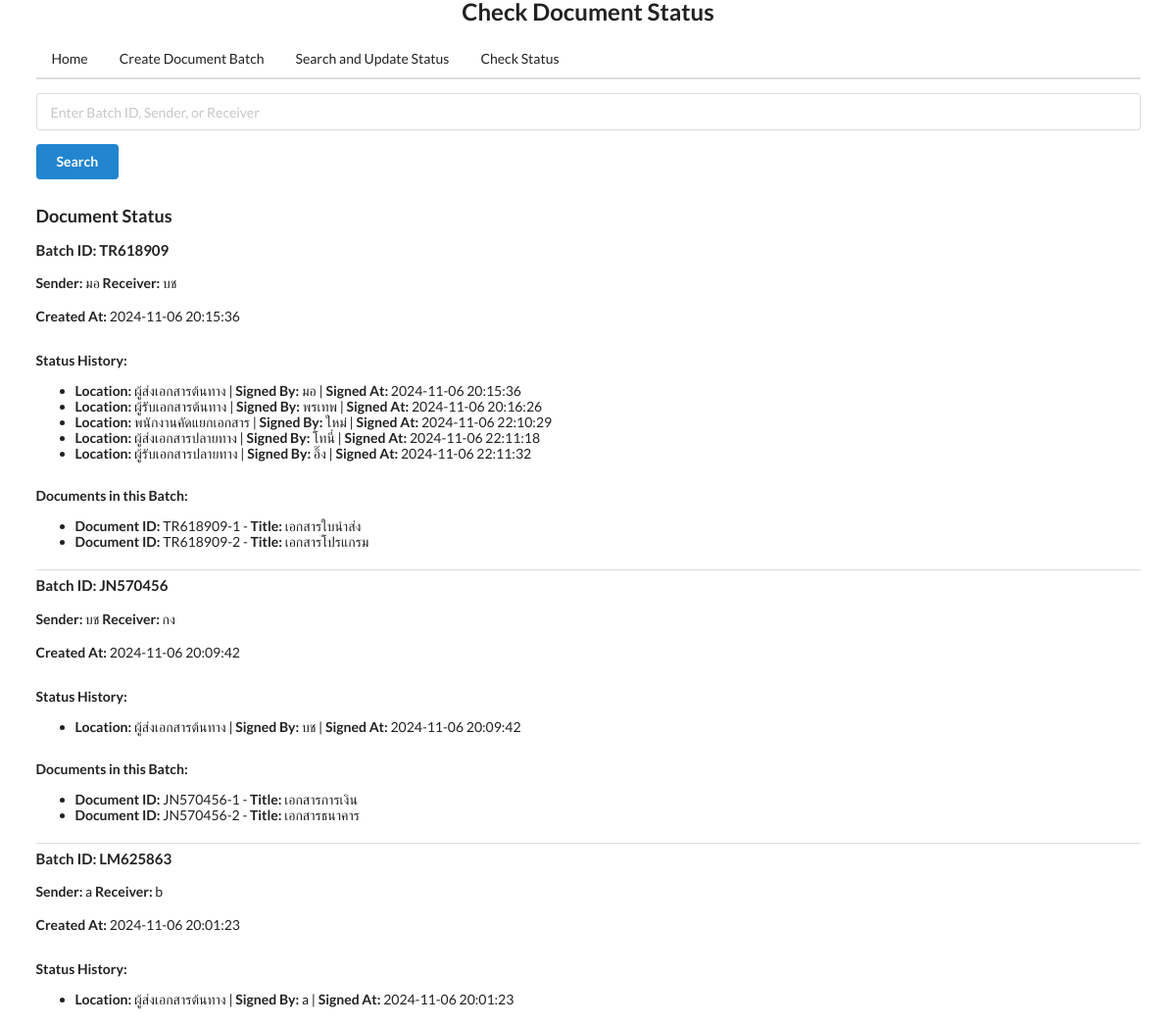
/check_status (upper part), run on an earlier commit of the app's database.
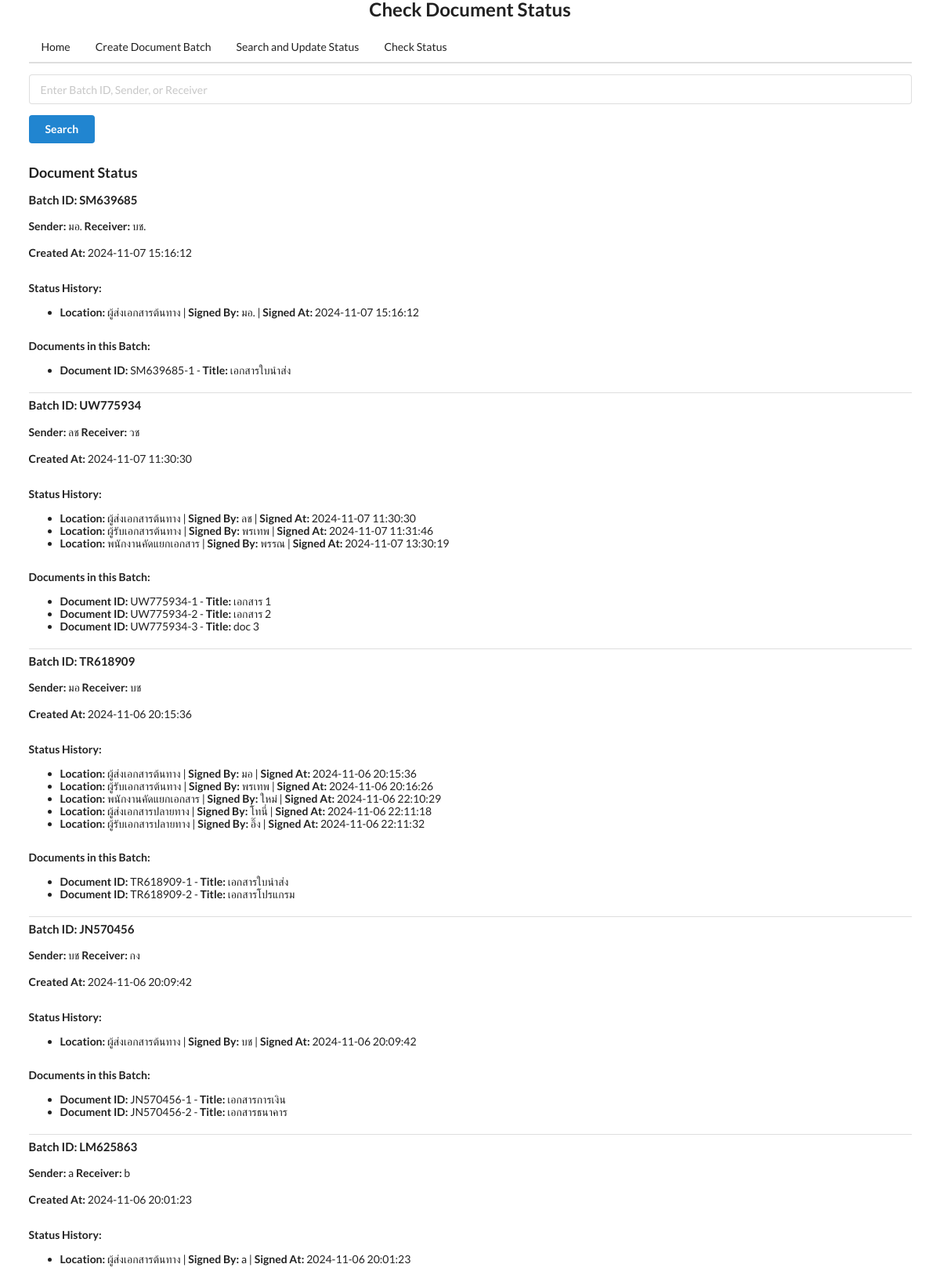
And on a later commit of the database.
### models.py (models this page shows)
class DocumentBatch(db.Model):
    __tablename__ = 'document_batch'
    batch_id = db.Column(db.String(50), primary_key=True)
    sender_name = db.Column(db.String(100), nullable=False)
    receiver_name = db.Column(db.String(100), nullable=False)
    created_at = db.Column(db.DateTime, default=datetime.utcnow)
    documents = db.relationship('Document', backref='batch', lazy=True)
    statuses = db.relationship('DocumentStatus', backref='batch', lazy=True)

class DocumentStatus(db.Model):
    __tablename__ = 'document_status'
    id = db.Column(db.Integer, primary_key=True)
    batch_id = db.Column(db.String(50), db.ForeignKey('document_batch.batch_id'), nullable=False)
    location = db.Column(db.String(50), nullable=False)  # เช่น "ผู้ส่งเอกสารต้นทาง"
    signed_by = db.Column(db.String(100), nullable=True)  # ผู้ลงชื่อ
    signed_at = db.Column(db.DateTime, nullable=True)  # วันที่และเวลาที่ลงชื่อ

class Document(db.Model):
    __tablename__ = 'document'
    id = db.Column(db.Integer, primary_key=True)
    doc_id = db.Column(db.String(50), unique=True, nullable=False)
    title = db.Column(db.String(100), nullable=False)
    created_at = db.Column(db.DateTime, default=datetime.utcnow)
    batch_id = db.Column(db.String(50), db.ForeignKey('document_batch.batch_id'), nullable=False)

### app.py (the view)
@app.route('/check_status', methods=['GET', 'POST'])
def check_status():
    search_query = request.args.get('query', None)
    page = request.args.get('page', 1, type=int)
    per_page = 50
    results = []
    if request.method == 'POST' or search_query:
        if not search_query:
            search_query = request.form['query']
        batches = DocumentBatch.query.filter(
            (DocumentBatch.batch_id.like(f"%{search_query}%")) |
            (DocumentBatch.sender_name.like(f"%{search_query}%")) |
            (DocumentBatch.receiver_name.like(f"%{search_query}%"))
        ).paginate(page=page, per_page=per_page)
    else:
        batches = DocumentBatch.query.order_by(DocumentBatch.created_at.desc()).paginate(page=page, per_page=per_page)
    for batch in batches.items:
        documents = Document.query.filter_by(batch_id=batch.batch_id).all()
        statuses = DocumentStatus.query.filter_by(batch_id=batch.batch_id).order_by(DocumentStatus.signed_at.asc()).all()
        results.append({
            'batch': batch,
            'documents': documents,
            'statuses': statuses
        })
    return render_template('check_status.html', results=results, search_query=search_query, batches=batches)

### app.py (called while the page is built)
@app.template_filter('datetimeformat')
def datetimeformat(value, format='%Y-%m-%d %H:%M:%S'):
    if value.tzinfo is None:
        value = value.replace(tzinfo=timezone.utc)
    local_timezone = pytz.timezone("Asia/Bangkok")  # เปลี่ยน timezone ตามต้องการ
    local_time = value.astimezone(local_timezone)
    return local_time.strftime(format)

### templates/check_status.html (shortened to what this page needs)
<!DOCTYPE html>
<html lang="en">
<head>
    <link rel="stylesheet" href="https://cdnjs.cloudflare.com/ajax/libs/semantic-ui/2.4.1/semantic.min.css">
</head>
<body>
    <div class="ui container">
        <h2 class="ui center aligned header">Check Document Status</h2>
        {% include 'menu.html' %}
        <form class="ui form" method="POST">
            <div class="field">
                <input type="text" name="query" placeholder="Enter Batch ID, Sender, or Receiver" value="{{ search_query or '' }}" required>
            </div>
            <button class="ui button primary" type="submit">Search</button>
        </form>
        {% if results %}
            <h3>Document Status</h3>
            <div class="ui relaxed divided list">
                {% for result in results %}
                    <div class="item">
                        <h4>Batch ID: {{ result.batch.batch_id }}</h4>
                        <p><strong>Sender:</strong> {{ result.batch.sender_name }}
                        <strong>Receiver:</strong> {{ result.batch.receiver_name }}</p>
                        <p><strong>Created At:</strong> {{ result.batch.created_at | datetimeformat }}</p>
                        <h5>Status History:</h5>
                        <ul>
                            {% for status in result.statuses %}
                                <li>
                                    <strong>Location:</strong> {{ status.location }} |
                                    <strong>Signed By:</strong> {{ status.signed_by }} |
                                    <strong>Signed At:</strong> {{ status.signed_at | datetimeformat }}
                                </li>
                            {% endfor %}
                        </ul>
                        <h5>Documents in this Batch:</h5>
                        <ul>
                            {% for document in result.documents %}
                                <li><strong>Document ID:</strong> {{ document.doc_id }} - <strong>Title:</strong> {{ document.title }}</li>
                            {% endfor %}
                        </ul>
                    </div>
                {% endfor %}
            </div>
        {% else %}
            <div class="ui message">
                <p>No documents found.</p>
            </div>
        {% endif %}
    </div>
</body>
</html>

### templates/menu.html
<div class="ui secondary pointing menu">
    <a class="item" href="{{ url_for('home') }}">Home</a>
    <a class="item" href="{{ url_for('create_batch') }}">Create Document Batch</a>
    <a class="item" href="{{ url_for('search_batches') }}">Search and Update Status</a>
    <a class="item" href="{{ url_for('check_status') }}">Check Status</a>
</div>

What changed in the data, as far as the page shows it:
added DocumentBatch: batch.batch_id "SM639685", batch.sender_name "มอ.", batch.receiver_name "บช.", batch.created_at "2024-11-07 15:16:12"
added DocumentStatus: location "ผู้ส่งเอกสารต้นทาง", signed_by "มอ.", signed_at "2024-11-07 15:16:12", shown under "SM639685"
added Document: doc_id "SM639685-1", title "เอกสารใบนำส่ง", shown under "SM639685"
added DocumentBatch: batch.batch_id "UW775934", batch.sender_name "ลช", batch.receiver_name "วช", batch.created_at "2024-11-07 11:30:30"
added DocumentStatus: location "ผู้ส่งเอกสารต้นทาง", signed_by "ลช", signed_at "2024-11-07 11:30:30", shown under "UW775934"
added DocumentStatus: location "ผู้รับเอกสารต้นทาง", signed_by "พรเทพ", signed_at "2024-11-07 11:31:46", shown under "UW775934"
added DocumentStatus: location "พนักงานคัดแยกเอกสาร", signed_by "พรรณ", signed_at "2024-11-07 13:30:19", shown under "UW775934"
added Document: doc_id "UW775934-1", title "เอกสาร 1", shown under "UW775934"
added Document: doc_id "UW775934-2", title "เอกสาร 2", shown under "UW775934"
added Document: doc_id "UW775934-3", title "doc 3", shown under "UW775934"
Also different on the page:
new list line: "Batch ID: Sender: Receiver: Created At: Status History: Documents in this Batch:"
